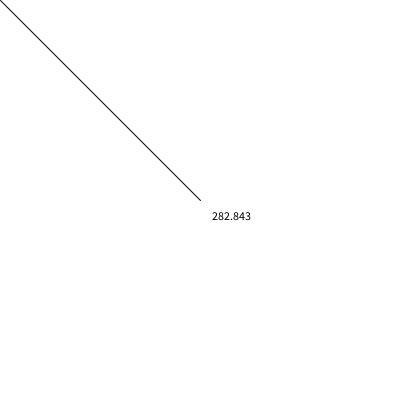
Frame 1 (no input)
Frame 60 (the mouse pressed at the canvas centre just before this capture): identical to frame 1, image omitted
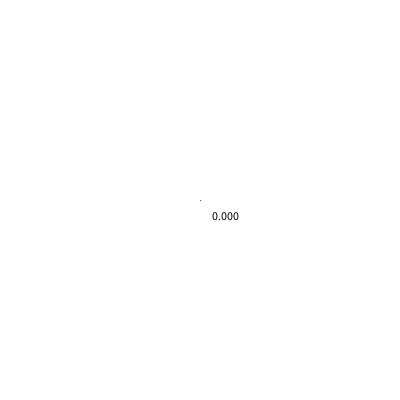
Frame 120 (the mouse held since frame 60 and released just before this capture)

The Processing sketch that drew these frames (run headless with seeded random() and noise(); from frame 60 on, the mouse is pressed at the canvas centre):

// Processing sketch: sketch_feb01a_vectorPractice
// ── sketch_feb01a_vectorPractice.pde
// vector function

void setup(){
  size(400,400);
  smooth();
}

void draw () {
  background(255);
  stroke (0);
  
  PVector center = new PVector(width/2, height/2);
    PVector mouse = new PVector(mouseX, mouseY);
    
    mouse.sub(center);
    
    translate (width/2, height/2);
    line(0,0, mouse.x,mouse.y);
    
    float m = mouse.mag();  // uses pathogorean therom
    fill(0);
    
    text(m,10,20);
}
